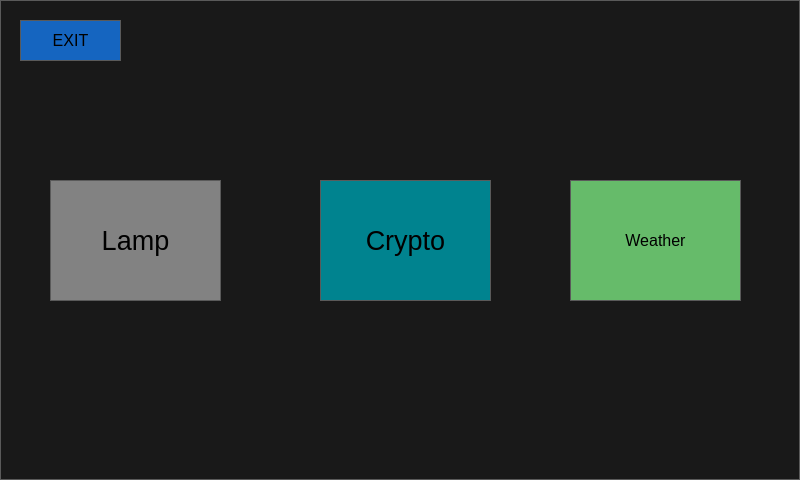
<?xml version="1.0" encoding="UTF-8"?>
<ui version="4.0">
 <class>MainWindow</class>
 <widget class="QMainWindow" name="MainWindow">
  <property name="geometry">
   <rect>
    <x>0</x>
    <y>0</y>
    <width>800</width>
    <height>480</height>
   </rect>
  </property>
  <property name="minimumSize">
   <size>
    <width>800</width>
    <height>480</height>
   </size>
  </property>
  <property name="windowTitle">
   <string>MainWindow</string>
  </property>
  <property name="styleSheet">
   <string notr="true">/*
	Copyright 2013 Emanuel Claesson

	Licensed under the Apache License, Version 2.0 (the &quot;License&quot;);
	you may not use this file except in compliance with the License.
	You may obtain a copy of the License at

		http://www.apache.org/licenses/LICENSE-2.0

	Unless required by applicable law or agreed to in writing, software
	distributed under the License is distributed on an &quot;AS IS&quot; BASIS,
	WITHOUT WARRANTIES OR CONDITIONS OF ANY KIND, either express or implied.
	See the License for the specific language governing permissions and
	limitations under the License.
*/

/*
	COLOR_DARK     = #191919
	COLOR_MEDIUM   = #353535
	COLOR_MEDLIGHT = #5A5A5A
	COLOR_LIGHT    = #DDDDDD
	COLOR_ACCENT   = #3D7848
*/

* {
	background: #191919;
	color: #DDDDDD;
	border: 1px solid #5A5A5A;
}

QWidget::item:selected {
	background: #3D7848;
}

QCheckBox, QRadioButton {
	border: none;
}

QRadioButton::indicator, QCheckBox::indicator {
	width: 13px;
	height: 13px;
}

QRadioButton::indicator::unchecked, QCheckBox::indicator::unchecked {
	border: 1px solid #5A5A5A;
	background: none;
}

QRadioButton::indicator:unchecked:hover, QCheckBox::indicator:unchecked:hover {
	border: 1px solid #DDDDDD;
}

QRadioButton::indicator::checked, QCheckBox::indicator::checked {
	border: 1px solid #5A5A5A;
	background: #5A5A5A;
}

QRadioButton::indicator:checked:hover, QCheckBox::indicator:checked:hover {
	border: 1px solid #DDDDDD;
	background: #DDDDDD;
}

QGroupBox {
	margin-top: 6px;
}

QGroupBox::title {
	top: -7px;
	left: 7px;
}

QScrollBar {
	border: 1px solid #5A5A5A;
	background: #191919;
}

QScrollBar:horizontal {
	height: 15px;
	margin: 0px 0px 0px 32px;
}

QScrollBar:vertical {
	width: 15px;
	margin: 32px 0px 0px 0px;
}

QScrollBar::handle {
	background: #353535;
	border: 1px solid #5A5A5A;
}

QScrollBar::handle:horizontal {
	border-width: 0px 1px 0px 1px;
}

QScrollBar::handle:vertical {
	border-width: 1px 0px 1px 0px;
}

QScrollBar::handle:horizontal {
	min-width: 20px;
}

QScrollBar::handle:vertical {
	min-height: 20px;
}

QScrollBar::add-line, QScrollBar::sub-line {
	background:#353535;
	border: 1px solid #5A5A5A;
	subcontrol-origin: margin;
}

QScrollBar::add-line {
	position: absolute;
}

QScrollBar::add-line:horizontal {
	width: 15px;
	subcontrol-position: left;
	left: 15px;
}

QScrollBar::add-line:vertical {
	height: 15px;
	subcontrol-position: top;
	top: 15px;
}

QScrollBar::sub-line:horizontal {
	width: 15px;
	subcontrol-position: top left;
}

QScrollBar::sub-line:vertical {
	height: 15px;
	subcontrol-position: top;
}

QScrollBar:left-arrow, QScrollBar::right-arrow, QScrollBar::up-arrow, QScrollBar::down-arrow {
	border: 1px solid #5A5A5A;
	width: 3px;
	height: 3px;
}

QScrollBar::add-page, QScrollBar::sub-page {
	background: none;
}

QAbstractButton:hover {
	background: #353535;
}

QAbstractButton:pressed {
	background: #5A5A5A;
}

QAbstractItemView {
	show-decoration-selected: 1;
	selection-background-color: #3D7848;
	selection-color: #DDDDDD;
	alternate-background-color: #353535;
}

QHeaderView {
	border: 1px solid #5A5A5A;
}

QHeaderView::section {
	background: #191919;
	border: 1px solid #5A5A5A;
	padding: 4px;
}

QHeaderView::section:selected, QHeaderView::section::checked {
	background: #353535;
}

QTableView {
	gridline-color: #5A5A5A;
}

QTabBar {
	margin-left: 2px;
}

QTabBar::tab {
	border-radius: 0px;
	padding: 4px;
	margin: 4px;
}

QTabBar::tab:selected {
	background: #353535;
}

QComboBox::down-arrow {
	border: 1px solid #5A5A5A;
	background: #353535;
}

QComboBox::drop-down {
	border: 1px solid #5A5A5A;
	background: #353535;
}

QComboBox::down-arrow {
	width: 3px;
	height: 3px;
	border: 1px solid #5A5A5A;
}

QAbstractSpinBox {
	padding-right: 15px;
}

QAbstractSpinBox::up-button, QAbstractSpinBox::down-button {
	border: 1px solid #5A5A5A;
	background: #353535;
	subcontrol-origin: border;
}

QAbstractSpinBox::up-arrow, QAbstractSpinBox::down-arrow {
	width: 3px;
	height: 3px;
	border: 1px solid #5A5A5A;
}

QSlider {
	border: none;
}

QSlider::groove:horizontal {
	height: 5px;
	margin: 4px 0px 4px 0px;
}

QSlider::groove:vertical {
	width: 5px;
	margin: 0px 4px 0px 4px;
}

QSlider::handle {
	border: 1px solid #5A5A5A;
	background: #353535;
}

QSlider::handle:horizontal {
	width: 15px;
	margin: -4px 0px -4px 0px;
}

QSlider::handle:vertical {
	height: 15px;
	margin: 0px -4px 0px -4px;
}

QSlider::add-page:vertical, QSlider::sub-page:horizontal {
	background: #3D7848;
}

QSlider::sub-page:vertical, QSlider::add-page:horizontal {
	background: #353535;
}

QLabel {
	border: none;
}

QProgressBar {
	text-align: center;
}

QProgressBar::chunk {
	width: 1px;
	background-color: #3D7848;
}

QMenu::separator {
	background: #353535;
}



/** Custom **/

QPushButton {
	color: black;
	font-size: 20pt;
}

QPushButton#button_lamp {
	background-color: rgb(130,130,130);
}

QPushButton#button_crypto {
	background-color: #00838F
}

QPushButton#button_exit {
	font-size: 12pt;
	background-color: #1565C0
}

QPushButton#button_weather {
	font-size: 12pt;
	background-color: #66BB6A
}
</string>
  </property>
  <widget class="QWidget" name="centralWidget">
   <widget class="QPushButton" name="button_lamp">
    <property name="geometry">
     <rect>
      <x>50</x>
      <y>180</y>
      <width>171</width>
      <height>121</height>
     </rect>
    </property>
    <property name="text">
     <string>Lamp</string>
    </property>
    <property name="icon">
     <iconset>
      <normaloff>Lamp-icon.png</normaloff>Lamp-icon.png</iconset>
    </property>
    <property name="iconSize">
     <size>
      <width>50</width>
      <height>50</height>
     </size>
    </property>
   </widget>
   <widget class="QPushButton" name="button_exit">
    <property name="geometry">
     <rect>
      <x>20</x>
      <y>20</y>
      <width>101</width>
      <height>41</height>
     </rect>
    </property>
    <property name="text">
     <string>EXIT</string>
    </property>
   </widget>
   <widget class="QPushButton" name="button_crypto">
    <property name="geometry">
     <rect>
      <x>320</x>
      <y>180</y>
      <width>171</width>
      <height>121</height>
     </rect>
    </property>
    <property name="text">
     <string>Crypto</string>
    </property>
    <property name="icon">
     <iconset>
      <normaloff>stocks.png</normaloff>stocks.png</iconset>
    </property>
    <property name="iconSize">
     <size>
      <width>50</width>
      <height>50</height>
     </size>
    </property>
   </widget>
   <widget class="QPushButton" name="button_weather">
    <property name="geometry">
     <rect>
      <x>570</x>
      <y>180</y>
      <width>171</width>
      <height>121</height>
     </rect>
    </property>
    <property name="text">
     <string>Weather</string>
    </property>
    <property name="icon">
     <iconset>
      <normaloff>icon_weather.ico</normaloff>icon_weather.ico</iconset>
    </property>
    <property name="iconSize">
     <size>
      <width>50</width>
      <height>50</height>
     </size>
    </property>
   </widget>
  </widget>
 </widget>
 <layoutdefault spacing="6" margin="11"/>
 <resources/>
 <connections/>
</ui>
